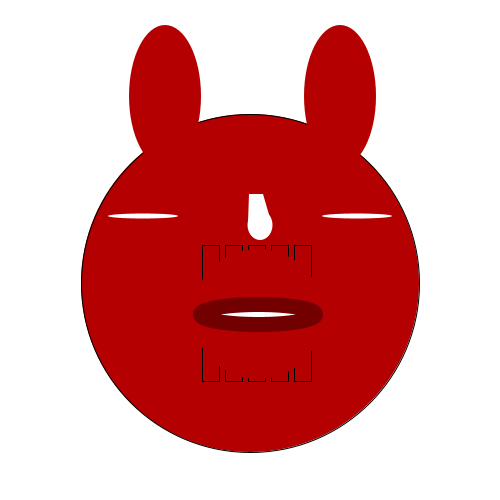
Frame 1 (no input)
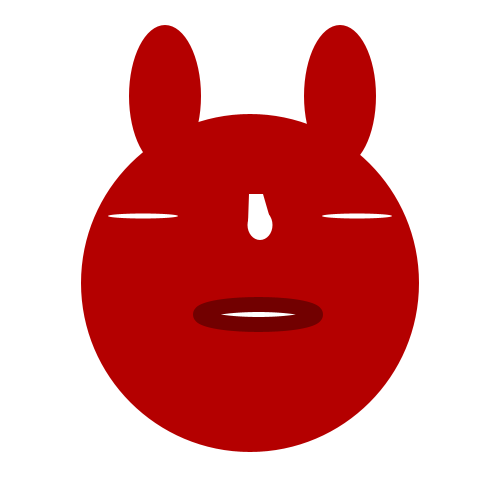
Frame 60 (the mouse pressed at the canvas centre just before this capture)
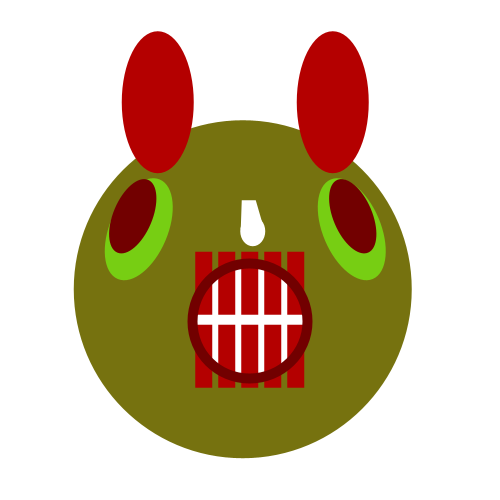
Frame 120 (the mouse held since frame 60 and released just before this capture)

The Processing sketch that drew these frames (run headless with seeded random() and noise(); from frame 60 on, the mouse is pressed at the canvas centre):

// Processing sketch: processing_29392
// ── processing_29392.pde

void setup() {
  size(500, 500);
  smooth();
  background(255);
  rectMode (CENTER);
}

void draw(){
background(255);
smooth();
float winkel = 0.40;

//Monster ziettern lassen
pushMatrix();
  if(dist(mouseX,mouseY,width/2,height/2)<150){
  translate(random(-10,10),random(-10,10));
}

pushMatrix();
//Wenn Maus unten links ist
  if(dist(mouseX,mouseY,width/4,height/1.5)<100){
  translate(100,-100);
} 

pushMatrix();
//Wenn Maus oben links ist
  if(dist(mouseX,mouseY,width/4,height/4)<100){
  translate(100,100);
} 

pushMatrix();
//Wenn Maus unten rechts ist
  if(dist(mouseX,mouseY,width/1.5,height/1.5)<100){
  translate(-100,-100);
}

pushMatrix();
//Wenn Maus oben rechts ist
  if(dist(mouseX,mouseY,width/1.5,height/4)<100){
  translate(-100,100);
}

//Kopf
  fill(180,0,0);

//Kopf blincken lassen wenn Maus in der Mitte ist
pushStyle();
  if(dist(mouseX,mouseY,width/2,height/2)<150){
  fill(random(10,255),random(10,200),random(10,50));
}
  ellipse(250, 283, 338, 338);
pushStyle();

//Neue Ebene für Gesicht
pushMatrix();
  translate(width/2,height/2);

//rotiere Gesicht!
pushMatrix();
//Wenn Maus unten links ist
  if(dist(mouseX,mouseY,width/4,height/1.5)<100){
  rotate(radians(360.0/-10));
} 

pushMatrix();
//Wenn Maus oben links ist
  if(dist(mouseX,mouseY,width/4,height/4)<100){
  rotate(radians(360.0/10));
} 

pushMatrix();
//Wenn Maus unten rechts ist
  if(dist(mouseX,mouseY,width/1.5,height/1.5)<100){
  rotate(radians(360.0/10));
}

pushMatrix();
//Wenn Maus oben rechts ist
  if(dist(mouseX,mouseY,width/1.5,height/4)<100){
  rotate(radians(360.0/-10));
}

//Auge links
  fill(255);
//neue Ebene erstellen
pushMatrix();
  translate (-104, -27);
//Auge um 0,26 rotieren
  rotate (winkel);
  pushStyle();
  if(dist(mouseX,mouseY,width/2,height/2)<150){
  fill(random(10,255),random(10,255),random(10,20));
  }
  ellipse(0, 0, 58, 108);
  pushStyle();
popMatrix(); 

//Auge rechts
pushMatrix();
  translate (109, -27);
//Auge um 0,26 rotieren
  rotate (-winkel);
  ellipse(0, 0, 58, 108);
popMatrix();

//Pupille links
  fill(114,0,0);
pushMatrix();
  translate (-110, -40);
  rotate (winkel);
  ellipse(0, 0, 39, 79);
popMatrix();
  
pushMatrix();
  translate (110, -40);
  rotate (-winkel);
  ellipse(0, 0, 39, 79);
  rotate (winkel);
popMatrix();

//Mund
  fill(255);
  ellipse(6, 65, 114, 114);
    
//Zähne
pushMatrix();
    translate(-241, -220);
    fill(180,0,0);
    rect(202, 247, 17, 63);
    rect(225, 247, 17, 63);
    rect(248, 247, 17, 63);
    rect(271, 247, 17, 63);
    rect(294, 247, 17, 63);
    rect(202, 320, 17, 63);
    rect(225, 320, 17, 63);
    rect(248, 320, 17, 63);
    rect(271, 320, 17, 63);
    rect(294, 320, 17, 63);
popMatrix();
    
//Lippe
  noFill();
  stroke(114,0,0);
  strokeWeight(10);
  ellipse(7, 65, 115, 115);

//Nase
  noStroke();
  fill(255);
  quad(-1, -56, 13, -56, 22, -25, -2, -27);
  ellipse(10, -25, 25, 30);

//Ohren
  fill(180,0,0);
  ellipse(-85, -154, 72, 142);
  ellipse(90, -154, 72, 142);
  
  popMatrix();
  popMatrix();
  popMatrix();
  popMatrix();
  popMatrix();


popMatrix();
popMatrix();
popMatrix(); 
popMatrix(); 
popMatrix(); 

//kleine Augen kleiner Mund

if(mouseY < 5){
//Auge bedeckt, bedeckt
  fill(180,0,0);
//neue Ebene erstellen
pushMatrix();
  translate (143, 216);
  rotate (winkel);
  ellipse(0, 0, 75, 130);
popMatrix(); 

//Auge bedeckt, rechts
pushMatrix();
  translate (357, 216);
  rotate (-winkel);
  ellipse(0, 0, 75, 130);
popMatrix();

//augen
fill(255);
ellipse(143, 216, 70, 5);
ellipse(357, 216, 70, 5);

//Mund
  fill(180,0,0);
  ellipse(258, 314, 130, 130);

//Lippe zu
  fill(255);
  stroke(114,0,0);
  strokeWeight(15);
  ellipse(258, 314, 115, 20);
  noStroke();
}
}
